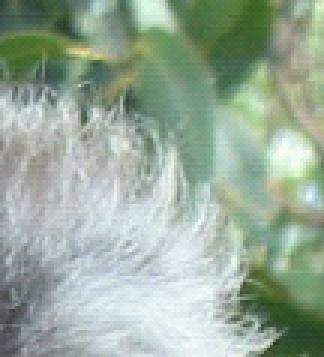
#> input picture media-computing/ImageMatting/data/input/teddy_ear.bmp, 108 x 119 px (shown 3 times larger)
$ python main.py
#> lines starting #> are read from the running program, lines starting #| are printed output that depends on the picture; after the words box and inside, x2 and y2 are one past the last pixel; in counts of white or black regions, pixels touching at a corner belong together
### media-computing/ImageMatting/src/alpha.py
import cv2
import numpy as np
from scipy import sparse
from scipy.sparse import linalg

WIN_LEN = 3
WIN_AREA = WIN_LEN ** 2
EPSILON = 1e-5


def get_laplace(image, scribe_mask):
    h, w, c = image.shape
    index_mat = np.arange(h * w).reshape((h, w))
    scribe_mask = cv2.erode(scribe_mask.astype(np.float64), np.ones((WIN_LEN, WIN_LEN)), iterations=1)

    lap_map = {}

    for h_i in range(1, h - 1):
        for w_i in range(1, w - 1):
            if scribe_mask[h_i, w_i]:
                continue

            win_idx = index_mat[h_i - 1:h_i + 2, w_i - 1:w_i + 2].flatten()
            row = np.tile(win_idx, WIN_AREA)
            col = np.repeat(win_idx, WIN_AREA)

            wined_img = image[h_i - 1:h_i + 2, w_i - 1:w_i + 2].reshape(WIN_AREA, c)
            wined_mean = wined_img.mean(axis=0).reshape(c, 1)
            wined_norm = wined_img - wined_mean.T
            wined_mean_sqr = np.dot(wined_mean, wined_mean.T)
            wined_sqr = np.dot(wined_img.T, wined_img) / WIN_AREA
            wined_var = np.linalg.inv(wined_sqr - wined_mean_sqr + EPSILON * np.eye(c))
            wined_lap = (np.dot(np.dot(wined_norm, wined_var), wined_norm.T) + 1) / WIN_AREA
            lap = wined_lap.flatten()
            for r, co, l in zip(row, col, lap):
                key = (r, co)
                lap_map[key] = lap_map.get(key, 0) + l

    laps = np.fromiter(lap_map.values(), np.float64)
    rows = np.fromiter((k[0] for k in lap_map.keys()), np.int64)
    cols = np.fromiter((k[1] for k in lap_map.keys()), np.int64)
    laps = sparse.coo_matrix((laps, (rows, cols)), shape=(h * w, h * w))
    laps_sum = np.array(laps.sum(axis=1)).squeeze()
    diag = sparse.diags(laps_sum)
    laps = diag - laps
    return laps


def get_alpha(image, scribe_weight, scribe_mask):
    h, w, c = image.shape
    laps = get_laplace(image, scribe_mask.astype(np.float64))
    prior_conf = 1000 * scribe_mask.flatten()
    confidence = sparse.diags(prior_conf, shape=(h * w, h * w))
    A = laps + confidence
    b = confidence * scribe_weight.flatten()
    alpha = linalg.spsolve(A, b).reshape((h, w)).clip(0, 1)
    return alpha

### media-computing/ImageMatting/src/fb.py
import numpy as np
from scipy import sparse
from scipy.sparse import linalg

ALPHA_BOT_THRESH = 0.02
ALPHA_TOP_THRESH = 1 - ALPHA_BOT_THRESH


def mask_grad(mask):
    hor_left = np.ravel_multi_index(np.nonzero(mask[:, :-1] | mask[:, 1:]), mask.shape)
    hor_right = hor_left + 1
    ver_top = np.ravel_multi_index(np.nonzero(mask[:-1, :] | mask[1:, :]), mask.shape)
    ver_bot = ver_top + mask.shape[1]
    dia_main1 = np.ravel_multi_index(np.nonzero(mask[:-1, :-1] | mask[1:, 1:]), mask.shape)
    dia_main2 = dia_main1 + mask.shape[1] + 1
    dia_ant1 = np.ravel_multi_index(np.nonzero(mask[:-1, 1:] | mask[1:, :-1]), mask.shape) + 1
    dia_ant2 = dia_ant1 + mask.shape[1] - 1

    idx1 = np.concatenate([hor_left, ver_top, dia_main1, dia_ant1])
    idx2 = np.concatenate([hor_right, ver_bot, dia_main2, dia_ant2])
    indices = np.stack((idx1, idx2), axis=-1)

    return sparse.coo_matrix((np.tile([-1, 1], len(indices)),
                              (np.arange(indices.size) // 2, indices.flatten())),
                             shape=(len(indices), mask.size))


def get_conditions(alpha_1d):
    return (alpha_1d < ALPHA_BOT_THRESH) * 100. + 0.03 * (1 - alpha_1d) * (
            alpha_1d < 0.3) + 0.01 * (alpha_1d > 1.0 - 0.02)


def get_fb(image, alpha):
    alpha_1d = alpha.flatten()
    h, w, c = image.shape
    image_arr = image.reshape(h * w, c)

    cond_b = get_conditions(alpha_1d)
    cond_b_sp = sparse.diags(cond_b)
    img_b = (cond_b * (alpha_1d < ALPHA_TOP_THRESH)).reshape((-1, 1)) * image_arr
    cond_f = get_conditions(1 - alpha_1d)
    cond_f_sp = sparse.diags(cond_f)
    img_f = (cond_f * (alpha_1d > ALPHA_BOT_THRESH)).reshape((-1, 1)) * image_arr
    comp_cond = sparse.hstack((sparse.diags(alpha_1d), sparse.diags(1 - alpha_1d)))
    none_zero_cond = sparse.vstack((
        comp_cond,
        sparse.hstack((cond_f_sp, sparse.coo_matrix(cond_f_sp.shape))),
        sparse.hstack((sparse.coo_matrix(cond_b_sp.shape), cond_b_sp))
    ))
    img_con = np.concatenate((image_arr, img_f, img_b))
    b = none_zero_cond.T * img_con

    alpha_mask = np.logical_and(alpha > ALPHA_BOT_THRESH, alpha < ALPHA_TOP_THRESH)
    grad = mask_grad(alpha_mask)
    grad_weight = np.sqrt(np.abs(grad * alpha_1d))
    grad_non_neg = grad.maximum(0)
    grad_f_weight = grad_weight + 0.003 * grad_non_neg * (1 - alpha_1d)
    grad_b_weight = grad_weight + 0.003 * grad_non_neg * alpha_1d

    smooth_cond = sparse.vstack((
        sparse.hstack((
            sparse.diags(grad_f_weight) * grad, sparse.coo_matrix(grad.shape)
        )),
        sparse.hstack((
            sparse.coo_matrix(grad.shape), sparse.diags(grad_b_weight) * grad
        ))
    ))
    cond = sparse.vstack((none_zero_cond, smooth_cond))
    A = cond.T * cond

    fb = linalg.spsolve(A, b)
    f = fb[:h * w, :].reshape(image.shape)
    b = fb[h * w:].reshape(image.shape)
    return f, b

### media-computing/ImageMatting/src/main.py
import argparse
import os

import cv2
import numpy as np

from alpha import get_alpha
from fb import get_fb


def parse():
    parser = argparse.ArgumentParser()
    parser.add_argument('--image_path', default='../data/input/teddy_ear.bmp')
    parser.add_argument('--scribe_path', default='../data/input/teddy_ear_m.bmp')
    parser.add_argument('--output_dir', default='../data/output/teddy_ear')
    return parser.parse_args()


def get_scribe(ori_img, scr_img, scr_gray):
    scribe = (ori_img - scr_img).sum(axis=-1)
    scribe_mask = (scribe != 0)
    scribe_weight = scribe_mask * scr_gray
    return scribe_mask, scribe_weight


def output_format(img_arr):
    return (img_arr * 255).astype(np.uint8)


def main():
    args = parse()
    output_dir = args.output_dir
    image_path, scribe_path = args.image_path, args.scribe_path
    if not os.path.exists(output_dir):
        os.makedirs(output_dir)

    image = cv2.imread(image_path).astype(np.float64) / 255
    scribed_img = cv2.imread(scribe_path).astype(np.float64) / 255
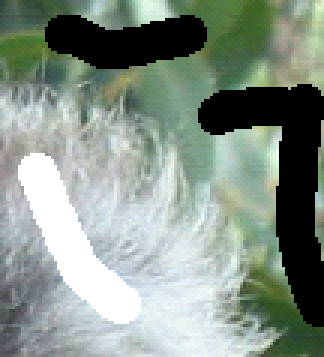
#> input picture media-computing/ImageMatting/data/input/teddy_ear_m.bmp, 108 x 119 px (shown 3 times larger)
    scribed_gray = cv2.imread(scribe_path, cv2.IMREAD_GRAYSCALE).astype(np.float64) / 255
#> scribed_gray: shape (119, 108) float64; min 0, max 1, mean 0.559
    scribe_mask, scribe_weight = get_scribe(image, scribed_img, scribed_gray)
#> in get_scribe, `scribe = (ori_img - scr_img).sum(axis=-1)`:
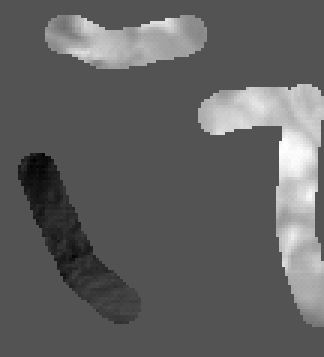
#> scribe: shape (119, 108) float64 (shown 3 times larger); min -1.42, max 2.93, mean 0.235; drawn with min black and max white
#> in get_scribe, `scribe_mask = (scribe != 0)`: scribe_mask: shape (119, 108) bool; 22.5% white; 3 white regions, box (x1, y1, x2, y2) and area: (66, 28, 108, 109) 1355, (6, 51, 47, 108) 841, (15, 5, 69, 23) 697
#> in get_scribe, `scribe_weight = scribe_mask * scr_gray`: scribe_weight: shape (119, 108) float64; values 0 (black) and 1 (white), 6.5% white; 1 white region, box (x1, y1, x2, y2) and area: (6, 51, 47, 108) 841
    print('solve alpha')
    alpha = get_alpha(image, scribe_weight, scribe_mask.astype(np.float64))
#> in get_laplace, `scribe_mask = cv2.erode(scribe_mask.astype(np.float64), np.ones((WIN_L..`:
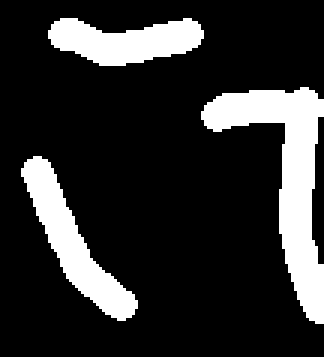
#> scribe_mask: shape (119, 108) float64 (shown 3 times larger); values 0 (black) and 1 (white), 18% white; 3 white regions, box (x1, y1, x2, y2) and area: (67, 29, 108, 108) 1121, (7, 52, 46, 107) 649, (16, 6, 68, 22) 547
#> after the loop in get_laplace, `for h_i in range(1, h - 1):`: lap_map = 262615 items
#> in get_laplace, `laps_sum = np.array(laps.sum(axis=1)).squeeze()`: laps_sum = 12852 values, max 9 at index 8149, min 0 at index 777, mean 7.08
#> in get_alpha, `prior_conf = 1000 * scribe_mask.flatten()`: prior_conf = 12852 values, max 1000 at index 559, min 0 at index 0, mean 225.1
#> in get_alpha, `b = confidence * scribe_weight.flatten()`: b = 12852 values, max 1000 at index 5518, min 0 at index 0, mean 65.44
#> in get_alpha, `alpha = linalg.spsolve(A, b).reshape((h, w)).clip(0, 1)`:
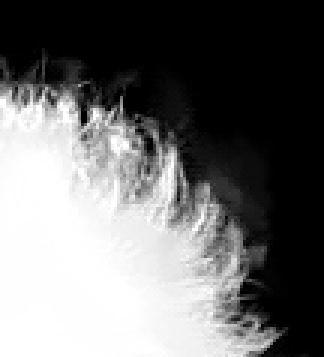
#> alpha: shape (119, 108) float64 (shown 3 times larger); min 0, max 1, mean 0.433
    cv2.imwrite(os.path.join(output_dir, "alpha.jpg"), output_format(alpha))
    print('solve fb')
    f, b = get_fb(image, alpha)
#> in get_fb, `alpha_1d = alpha.flatten()`: alpha_1d = 12852 values, max 1 at index 3565, min 0 at index 0, mean 0.433
#> in get_fb, `cond_b = get_conditions(alpha_1d)`: cond_b = 12852 values, max 100 at index 0, min 0 at index 2594, mean 39.36
#> in get_fb, `cond_f = get_conditions(1 - alpha_1d)`: cond_f = 12852 values, max 100 at index 3565, min 0 at index 1742, mean 21.14
#> in get_fb, `alpha_mask = np.logical_and(alpha > ALPHA_BOT_THRESH, alpha < ALPHA_TO..`:
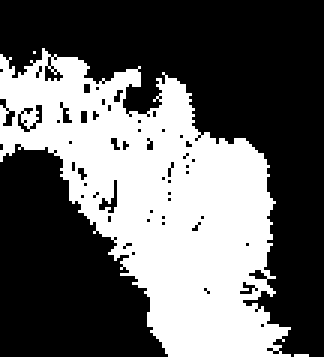
#> alpha_mask: shape (119, 108) bool (shown 3 times larger); 39.5% white; 3 white regions (2 under 20 px), largest, box (x1, y1, x2, y2) and area: (0, 16, 97, 119) 5075
#> in mask_grad, `hor_left = np.ravel_multi_index(np.nonzero(mask[:, :-1] | mask[:, 1:])..`: hor_left = 5384 values from 1741 to 12846
#> in mask_grad, `hor_right = hor_left + 1`: hor_right = 5384 values from 1742 to 12847
#> in mask_grad, `ver_top = np.ravel_multi_index(np.nonzero(mask[:-1, :] | mask[1:, :]),..`: ver_top = 5357 values from 1634 to 12738
#> in mask_grad, `ver_bot = ver_top + mask.shape[1]`: ver_bot = 5357 values from 1742 to 12846
#> in mask_grad, `dia_main1 = np.ravel_multi_index(np.nonzero(mask[:-1, :-1] | mask[1:, ..`: dia_main1 = 5395 values from 1633 to 12737
#> in mask_grad, `dia_main2 = dia_main1 + mask.shape[1] + 1`: dia_main2 = 5395 values from 1742 to 12846
#> in mask_grad, `dia_ant1 = np.ravel_multi_index(np.nonzero(mask[:-1, 1:] | mask[1:, :-..`: dia_ant1 = 5423 values from 1635 to 12739
#> in mask_grad, `dia_ant2 = dia_ant1 + mask.shape[1] - 1`: dia_ant2 = 5423 values from 1742 to 12846
#> in mask_grad, `indices = np.stack((idx1, idx2), axis=-1)`: indices = 21559 pairs, first value 1633 to 12846, second value 1742 to 12847
    for c in range(image.shape[2]):
        f[:, :, c] *= alpha
        b[:, :, c] *= 1 - alpha
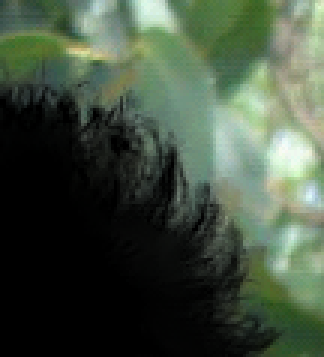
#> b: shape (119, 108, 3) float64 (shown 3 times larger); mean B, G, R 0.252, 0.318, 0.264
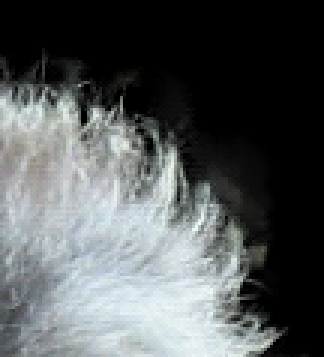
#> f: shape (119, 108, 3) float64 (shown 3 times larger); mean B, G, R 0.355, 0.352, 0.336
    f = f.clip(0, 1)
    b = b.clip(0, 1)
    cv2.imwrite(os.path.join(output_dir, "foreground.png"), output_format(f))
    cv2.imwrite(os.path.join(output_dir, "background.png"), output_format(b))


if __name__ == '__main__':
    main()
